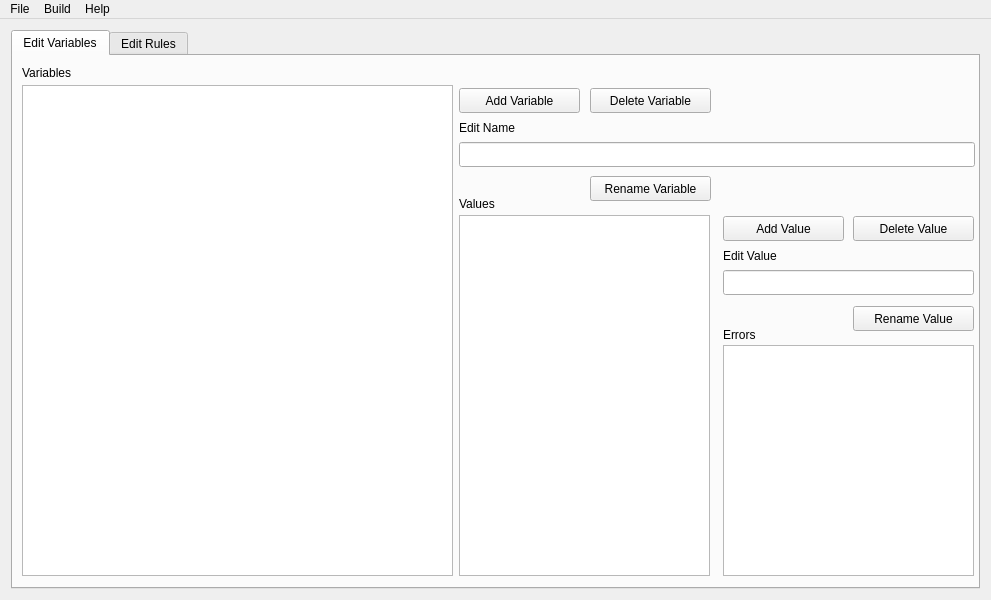
<?xml version="1.0" encoding="UTF-8"?>
<ui version="4.0">
 <class>MainWindow</class>
 <widget class="QMainWindow" name="MainWindow">
  <property name="geometry">
   <rect>
    <x>0</x>
    <y>0</y>
    <width>991</width>
    <height>600</height>
   </rect>
  </property>
  <property name="sizePolicy">
   <sizepolicy hsizetype="Fixed" vsizetype="Fixed">
    <horstretch>0</horstretch>
    <verstretch>0</verstretch>
   </sizepolicy>
  </property>
  <property name="minimumSize">
   <size>
    <width>991</width>
    <height>600</height>
   </size>
  </property>
  <property name="maximumSize">
   <size>
    <width>991</width>
    <height>600</height>
   </size>
  </property>
  <property name="windowTitle">
   <string>ES IDE</string>
  </property>
  <property name="locale">
   <locale language="English" country="UnitedStates"/>
  </property>
  <widget class="QWidget" name="centralWidget">
   <layout class="QHBoxLayout" name="horizontalLayout">
    <item>
     <widget class="QTabWidget" name="tabWidget">
      <property name="currentIndex">
       <number>0</number>
      </property>
      <widget class="QWidget" name="editVarTab">
       <attribute name="title">
        <string>Edit Variables</string>
       </attribute>
       <widget class="QPushButton" name="addVarButton">
        <property name="geometry">
         <rect>
          <x>446</x>
          <y>32</y>
          <width>121</width>
          <height>25</height>
         </rect>
        </property>
        <property name="text">
         <string>Add Variable</string>
        </property>
       </widget>
       <widget class="QListWidget" name="varList">
        <property name="geometry">
         <rect>
          <x>9</x>
          <y>29</y>
          <width>431</width>
          <height>491</height>
         </rect>
        </property>
        <property name="font">
         <font>
          <family>Monospace</family>
          <pointsize>12</pointsize>
         </font>
        </property>
        <property name="sortingEnabled">
         <bool>true</bool>
        </property>
       </widget>
       <widget class="QPushButton" name="deleteVarButton">
        <property name="geometry">
         <rect>
          <x>577</x>
          <y>32</y>
          <width>121</width>
          <height>25</height>
         </rect>
        </property>
        <property name="text">
         <string>Delete Variable</string>
        </property>
       </widget>
       <widget class="QLineEdit" name="varNameEdit">
        <property name="geometry">
         <rect>
          <x>446</x>
          <y>86</y>
          <width>516</width>
          <height>25</height>
         </rect>
        </property>
        <property name="font">
         <font>
          <family>Monospace</family>
          <pointsize>12</pointsize>
         </font>
        </property>
       </widget>
       <widget class="QLabel" name="label">
        <property name="geometry">
         <rect>
          <x>9</x>
          <y>8</y>
          <width>139</width>
          <height>17</height>
         </rect>
        </property>
        <property name="text">
         <string>Variables</string>
        </property>
       </widget>
       <widget class="QLabel" name="label_2">
        <property name="geometry">
         <rect>
          <x>446</x>
          <y>63</y>
          <width>121</width>
          <height>17</height>
         </rect>
        </property>
        <property name="text">
         <string>Edit Name</string>
        </property>
       </widget>
       <widget class="QListWidget" name="valueList">
        <property name="geometry">
         <rect>
          <x>446</x>
          <y>159</y>
          <width>251</width>
          <height>361</height>
         </rect>
        </property>
        <property name="font">
         <font>
          <family>Monospace</family>
          <pointsize>12</pointsize>
         </font>
        </property>
       </widget>
       <widget class="QLabel" name="label_3">
        <property name="geometry">
         <rect>
          <x>446</x>
          <y>139</y>
          <width>111</width>
          <height>17</height>
         </rect>
        </property>
        <property name="text">
         <string>Values</string>
        </property>
       </widget>
       <widget class="QLabel" name="label_4">
        <property name="geometry">
         <rect>
          <x>710</x>
          <y>191</y>
          <width>111</width>
          <height>17</height>
         </rect>
        </property>
        <property name="text">
         <string>Edit Value</string>
        </property>
       </widget>
       <widget class="QLineEdit" name="varValueEdit">
        <property name="geometry">
         <rect>
          <x>710</x>
          <y>214</y>
          <width>251</width>
          <height>25</height>
         </rect>
        </property>
        <property name="font">
         <font>
          <family>Monospace</family>
          <pointsize>12</pointsize>
         </font>
        </property>
       </widget>
       <widget class="QPushButton" name="deleteValueButton">
        <property name="geometry">
         <rect>
          <x>840</x>
          <y>160</y>
          <width>121</width>
          <height>25</height>
         </rect>
        </property>
        <property name="text">
         <string>Delete Value</string>
        </property>
       </widget>
       <widget class="QPushButton" name="addValueButton">
        <property name="geometry">
         <rect>
          <x>710</x>
          <y>160</y>
          <width>121</width>
          <height>25</height>
         </rect>
        </property>
        <property name="text">
         <string>Add Value</string>
        </property>
       </widget>
       <widget class="QLabel" name="label_5">
        <property name="geometry">
         <rect>
          <x>710</x>
          <y>270</y>
          <width>111</width>
          <height>17</height>
         </rect>
        </property>
        <property name="text">
         <string>Errors</string>
        </property>
       </widget>
       <widget class="QPushButton" name="renameVarButton">
        <property name="geometry">
         <rect>
          <x>577</x>
          <y>120</y>
          <width>121</width>
          <height>25</height>
         </rect>
        </property>
        <property name="text">
         <string>Rename Variable</string>
        </property>
       </widget>
       <widget class="QPushButton" name="renameValueButton">
        <property name="geometry">
         <rect>
          <x>840</x>
          <y>250</y>
          <width>121</width>
          <height>25</height>
         </rect>
        </property>
        <property name="text">
         <string>Rename Value</string>
        </property>
       </widget>
       <widget class="QTextEdit" name="varErrorsEdit">
        <property name="geometry">
         <rect>
          <x>710</x>
          <y>289</y>
          <width>251</width>
          <height>231</height>
         </rect>
        </property>
        <property name="font">
         <font>
          <family>Monospace</family>
          <pointsize>12</pointsize>
         </font>
        </property>
        <property name="readOnly">
         <bool>true</bool>
        </property>
       </widget>
      </widget>
      <widget class="QWidget" name="editRuleTab">
       <attribute name="title">
        <string>Edit Rules</string>
       </attribute>
       <widget class="QListWidget" name="ruleList">
        <property name="geometry">
         <rect>
          <x>10</x>
          <y>28</y>
          <width>821</width>
          <height>195</height>
         </rect>
        </property>
        <property name="font">
         <font>
          <family>Monospace</family>
          <pointsize>12</pointsize>
         </font>
        </property>
        <property name="sortingEnabled">
         <bool>true</bool>
        </property>
       </widget>
       <widget class="QLabel" name="label_6">
        <property name="geometry">
         <rect>
          <x>10</x>
          <y>8</y>
          <width>161</width>
          <height>17</height>
         </rect>
        </property>
        <property name="text">
         <string>Rules</string>
        </property>
       </widget>
       <widget class="QPushButton" name="deleteRuleButton">
        <property name="geometry">
         <rect>
          <x>850</x>
          <y>68</y>
          <width>111</width>
          <height>25</height>
         </rect>
        </property>
        <property name="text">
         <string>Delete Rule</string>
        </property>
       </widget>
       <widget class="QPushButton" name="addRuleButton">
        <property name="geometry">
         <rect>
          <x>850</x>
          <y>28</y>
          <width>111</width>
          <height>25</height>
         </rect>
        </property>
        <property name="text">
         <string>Add Rule</string>
        </property>
       </widget>
       <widget class="QGroupBox" name="ifGroupBox">
        <property name="geometry">
         <rect>
          <x>10</x>
          <y>228</y>
          <width>951</width>
          <height>111</height>
         </rect>
        </property>
        <property name="title">
         <string>&quot;IF&quot; Block</string>
        </property>
        <widget class="QLineEdit" name="ifBlockEdit">
         <property name="geometry">
          <rect>
           <x>10</x>
           <y>30</y>
           <width>801</width>
           <height>25</height>
          </rect>
         </property>
         <property name="font">
          <font>
           <family>Monospace</family>
           <pointsize>12</pointsize>
          </font>
         </property>
         <property name="readOnly">
          <bool>true</bool>
         </property>
         <property name="clearButtonEnabled">
          <bool>false</bool>
         </property>
        </widget>
        <widget class="QPushButton" name="backspaceIfButton">
         <property name="geometry">
          <rect>
           <x>830</x>
           <y>30</y>
           <width>111</width>
           <height>25</height>
          </rect>
         </property>
         <property name="text">
          <string>Backspace</string>
         </property>
        </widget>
        <widget class="QComboBox" name="varIfComboBox">
         <property name="geometry">
          <rect>
           <x>10</x>
           <y>80</y>
           <width>381</width>
           <height>25</height>
          </rect>
         </property>
         <property name="font">
          <font>
           <family>Monospace</family>
          </font>
         </property>
         <property name="insertPolicy">
          <enum>QComboBox::InsertAlphabetically</enum>
         </property>
        </widget>
        <widget class="QComboBox" name="valueIfComboBox">
         <property name="geometry">
          <rect>
           <x>430</x>
           <y>80</y>
           <width>381</width>
           <height>25</height>
          </rect>
         </property>
         <property name="font">
          <font>
           <family>Monospace</family>
          </font>
         </property>
        </widget>
        <widget class="QLabel" name="label_7">
         <property name="geometry">
          <rect>
           <x>390</x>
           <y>80</y>
           <width>41</width>
           <height>21</height>
          </rect>
         </property>
         <property name="font">
          <font>
           <pointsize>20</pointsize>
          </font>
         </property>
         <property name="text">
          <string>==</string>
         </property>
         <property name="alignment">
          <set>Qt::AlignCenter</set>
         </property>
        </widget>
        <widget class="QLabel" name="label_8">
         <property name="geometry">
          <rect>
           <x>10</x>
           <y>60</y>
           <width>161</width>
           <height>17</height>
          </rect>
         </property>
         <property name="text">
          <string>Variables</string>
         </property>
        </widget>
        <widget class="QLabel" name="label_9">
         <property name="geometry">
          <rect>
           <x>430</x>
           <y>60</y>
           <width>161</width>
           <height>17</height>
          </rect>
         </property>
         <property name="text">
          <string>Variable Values</string>
         </property>
        </widget>
        <widget class="QPushButton" name="enterIfButton">
         <property name="geometry">
          <rect>
           <x>830</x>
           <y>80</y>
           <width>111</width>
           <height>25</height>
          </rect>
         </property>
         <property name="font">
          <font>
           <pointsize>9</pointsize>
          </font>
         </property>
         <property name="text">
          <string>Enter</string>
         </property>
        </widget>
       </widget>
       <widget class="QGroupBox" name="thenGroupBox">
        <property name="geometry">
         <rect>
          <x>10</x>
          <y>348</y>
          <width>951</width>
          <height>111</height>
         </rect>
        </property>
        <property name="title">
         <string>&quot;THEN&quot; Block</string>
        </property>
        <widget class="QLineEdit" name="thenBlockEdit">
         <property name="geometry">
          <rect>
           <x>10</x>
           <y>30</y>
           <width>801</width>
           <height>25</height>
          </rect>
         </property>
         <property name="font">
          <font>
           <family>Monospace</family>
           <pointsize>12</pointsize>
          </font>
         </property>
         <property name="readOnly">
          <bool>true</bool>
         </property>
         <property name="clearButtonEnabled">
          <bool>false</bool>
         </property>
        </widget>
        <widget class="QPushButton" name="backspaceThenButton">
         <property name="geometry">
          <rect>
           <x>830</x>
           <y>30</y>
           <width>111</width>
           <height>25</height>
          </rect>
         </property>
         <property name="text">
          <string>Backspace</string>
         </property>
        </widget>
        <widget class="QComboBox" name="varThenComboBox">
         <property name="geometry">
          <rect>
           <x>10</x>
           <y>80</y>
           <width>381</width>
           <height>25</height>
          </rect>
         </property>
         <property name="font">
          <font>
           <family>Monospace</family>
          </font>
         </property>
         <property name="insertPolicy">
          <enum>QComboBox::InsertAlphabetically</enum>
         </property>
        </widget>
        <widget class="QComboBox" name="valueThenComboBox">
         <property name="geometry">
          <rect>
           <x>430</x>
           <y>80</y>
           <width>381</width>
           <height>25</height>
          </rect>
         </property>
         <property name="font">
          <font>
           <family>Monospace</family>
          </font>
         </property>
        </widget>
        <widget class="QLabel" name="label_10">
         <property name="geometry">
          <rect>
           <x>390</x>
           <y>80</y>
           <width>41</width>
           <height>21</height>
          </rect>
         </property>
         <property name="font">
          <font>
           <pointsize>20</pointsize>
          </font>
         </property>
         <property name="text">
          <string>&lt;=</string>
         </property>
         <property name="alignment">
          <set>Qt::AlignCenter</set>
         </property>
        </widget>
        <widget class="QLabel" name="label_11">
         <property name="geometry">
          <rect>
           <x>10</x>
           <y>60</y>
           <width>161</width>
           <height>17</height>
          </rect>
         </property>
         <property name="text">
          <string>Variables</string>
         </property>
        </widget>
        <widget class="QLabel" name="label_12">
         <property name="geometry">
          <rect>
           <x>430</x>
           <y>60</y>
           <width>161</width>
           <height>17</height>
          </rect>
         </property>
         <property name="text">
          <string>Variable Values</string>
         </property>
        </widget>
        <widget class="QPushButton" name="enterThenButton">
         <property name="geometry">
          <rect>
           <x>830</x>
           <y>80</y>
           <width>111</width>
           <height>25</height>
          </rect>
         </property>
         <property name="font">
          <font>
           <pointsize>9</pointsize>
          </font>
         </property>
         <property name="text">
          <string>Enter</string>
         </property>
        </widget>
       </widget>
       <widget class="QTextEdit" name="ruleErrorsEdit">
        <property name="geometry">
         <rect>
          <x>9</x>
          <y>485</y>
          <width>951</width>
          <height>35</height>
         </rect>
        </property>
        <property name="font">
         <font>
          <pointsize>12</pointsize>
         </font>
        </property>
        <property name="readOnly">
         <bool>true</bool>
        </property>
       </widget>
       <widget class="QLabel" name="label_13">
        <property name="geometry">
         <rect>
          <x>10</x>
          <y>466</y>
          <width>111</width>
          <height>17</height>
         </rect>
        </property>
        <property name="text">
         <string>Errors</string>
        </property>
       </widget>
      </widget>
     </widget>
    </item>
   </layout>
  </widget>
  <widget class="QMenuBar" name="menuBar">
   <property name="geometry">
    <rect>
     <x>0</x>
     <y>0</y>
     <width>991</width>
     <height>22</height>
    </rect>
   </property>
   <widget class="QMenu" name="menuFile">
    <property name="locale">
     <locale language="English" country="UnitedStates"/>
    </property>
    <property name="title">
     <string>File</string>
    </property>
    <addaction name="actionNew_Project"/>
    <addaction name="actionOpen_Project"/>
    <addaction name="separator"/>
    <addaction name="actionClose_Project"/>
    <addaction name="separator"/>
    <addaction name="actionSave_Project"/>
    <addaction name="separator"/>
    <addaction name="actionExit"/>
   </widget>
   <widget class="QMenu" name="menuHelp">
    <property name="title">
     <string>Help</string>
    </property>
    <addaction name="actionAbout"/>
   </widget>
   <widget class="QMenu" name="menuBuild">
    <property name="title">
     <string>Build</string>
    </property>
    <addaction name="actionInterpret"/>
   </widget>
   <addaction name="menuFile"/>
   <addaction name="menuBuild"/>
   <addaction name="menuHelp"/>
  </widget>
  <action name="actionOpen_Project">
   <property name="text">
    <string>Open Project</string>
   </property>
  </action>
  <action name="actionClose_Project">
   <property name="text">
    <string>Close Project</string>
   </property>
  </action>
  <action name="actionExit">
   <property name="text">
    <string>Exit</string>
   </property>
  </action>
  <action name="actionSave_Project">
   <property name="text">
    <string>Save Project</string>
   </property>
  </action>
  <action name="actionNew_Project">
   <property name="text">
    <string>New Project</string>
   </property>
  </action>
  <action name="actionAbout">
   <property name="text">
    <string>About</string>
   </property>
  </action>
  <action name="actionInterpret">
   <property name="text">
    <string>Interpret</string>
   </property>
  </action>
 </widget>
 <layoutdefault spacing="6" margin="11"/>
 <resources/>
 <connections/>
</ui>
